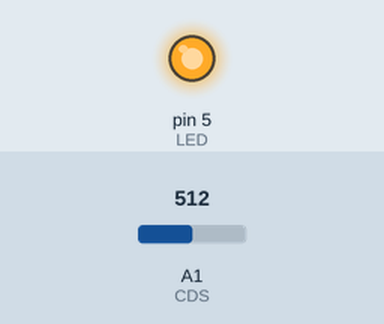
A sketch run on a simulated Arduino Uno, built with avr-gcc and run on an emulated ATmega328P. On the bench: output pins drawn as LEDs (lit = HIGH). The test bench sets the inputs (shaded band); at power-on: A1 (CDS) = 512. What the sketch prints to the serial monitor is not drawn. At 20.0 s the program stops and its outputs stay as they are.

Above: at 0.1 s.
Timing chart, 0 to 1.6 s (numbered marks = the images above):
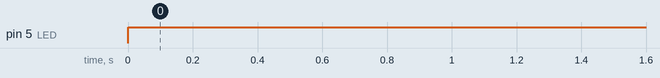

Measured:
- by itself, pin 5 (LED): LOW → HIGH at 0.00 s

The sketch:

illuminance_sensor.ino.ino
```cpp
int CDS = A1;
int LED = 5;

void setup(){
  Serial.begin(9600);
  pinMode(CDS,INPUT);
  pinMode(LED,OUTPUT);
  //excel
  Serial.println("CLEARDATA");
  Serial.println("Label,illuminance");

}

void loop(){
  CDS = analogRead(A1);
  Serial.print("C");
  Serial.println(CDS);

  if(CDS>200){
    digitalWrite(LED,HIGH);
//    Serial.println("ON");
  }
  else{
    digitalWrite(LED,LOW);
//    Serial.println("OFF");

  }
  delay(10000);
  Serial.end();


}
```
